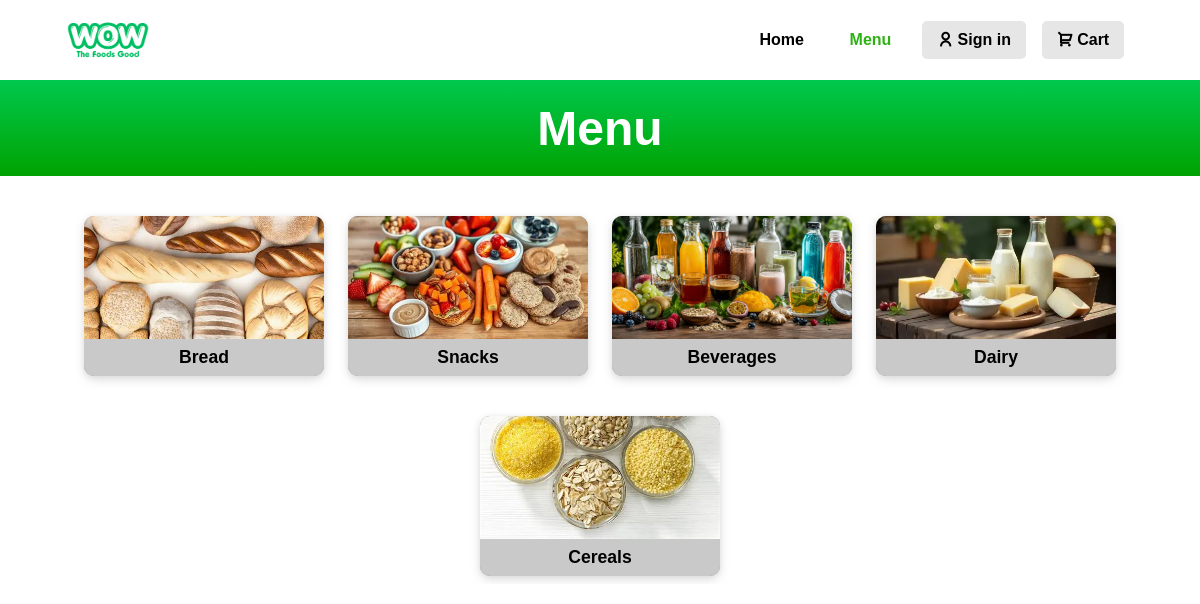
The page /menu on the database its author committed.
### tables this page shows
CREATE TABLE `Categories` (
  `category_id` INT,
  `category_name` VARCHAR(50),
  `description` TEXT(50),
  `image` VARCHAR(200),
  PRIMARY KEY (`category_id`)
);

### app.py (the view)
@website.route("/menu")
def menu_page():
    connect = get_db()
    c = connect.cursor()
    categories = c.execute(
        """
                            SELECT category_id, category_name, description, image as image_url
                            FROM Categories
                            ORDER BY category_id ASC
                            """
    ).fetchall()
    products = c.execute(
        """
                        SELECT p.product_id,
                            p.category_id,
                            c.category_name,
                            p.product_name,
                            p.price,
                            p.description,
                            p.image AS image_url,
                            p.stock
                        FROM Products AS p
                        LEFT JOIN Categories AS c
                            ON p.category_id = c.category_id
                        ORDER BY p.product_id ASC
                            """
    ).fetchall()
    connect.close()
    return render_template(
        "Menu.html",
        categories=categories,
        products=products,
        current_user=session.get("full_name"),
    )

### app.py (called while the page is built)
def get_db():
    conn = sqlite3.connect(DB_PATH)
    conn.row_factory = sqlite3.Row
    conn.execute("PRAGMA foreign_keys = ON")
    return conn

### templates/Menu.html (shortened to what this page needs)
<!doctype html>
<html lang="en">
<head>
    <link rel="stylesheet" href="{{ url_for('static', filename='Menu.css') }}">
    <link href="https://cdn.jsdelivr.net/npm/remixicon@4.9.0/fonts/remixicon.css" rel="stylesheet" />
</head>
    <body>
        <nav class = "nav">
            <a href="{{ url_for('home_page') }}">
                <img id="logo" src="{{ url_for('static', filename='logos/white w logo.png') }}" alt="wowfoods-logo">
            </a>
            <div class="nav-buttons">
                    <a href="{{ url_for('home_page') }}" id="navbutton" class="home">Home</a>
                    <a href="{{ url_for('menu_page') }}" id="navbutton" class="menu"><span class="tabselected">Menu</span></a>
                    {% if current_user %}
                        <a href="{{ url_for('accounts_page') }}" id="navbutton" class="calltoaction"><i class="ri-user-line" id="navi"></i>{{ current_user }}</a>
                    {% else %}
                        <a href="{{ url_for('signin_page') }}" id="navbutton" class="calltoaction"><i class="ri-user-line" id="navi"></i>Sign in</a>
                    {% endif %}
                    <a href="{{ url_for('cart_page') }}" id="navbutton" class="calltoaction"><i class="ri-shopping-cart-2-line" id="navi"></i>Cart</a>
            </div>
        </nav>
        <div>
            <div class="bgcolor">
                <h1>
                    Menu
                </h1>
            </div>
        </div>
        <div class="categorylist" id="categorylist">
            {% for category in categories %}
            <div class="categorycard" data-category-id="{{ category.category_id }}" onclick="movecategories(this)">
                <img src="{{ category.image_url }}" alt="{{ category.category_name }}">
                <div class ="categoryname">
                    {{ category.category_name }}
                </div>
            </div>
            {% endfor %}
        </div>
    </body>
</html>

### static/Menu.css (style rules this page uses)
:root { --bg: white; --card: white; --text: black; --nav: white; --hover: #d1d1d1; --maincolour: #36bd18; }
html, body { height: 100%; margin: 0; font-family: sans-serif; background: var(--bg); color: var(--text); }
.nav { margin: 0 auto; padding: 1rem 3rem; max-width: 90vw; background: var(--nav); display: flex; justify-content: space-between; align-items: center; flex-direction: row; }
#logo { height: 3rem; width: auto; vertical-align: middle; }
.nav-buttons { display: flex; text-align: right; visibility: visible; }
#navbutton { margin-right: 1rem; color: inherit; text-decoration: none; padding: 0.5rem 0.8rem; border: #ffffff00 2px solid; color: var(--text); font: bold 1rem sans-serif; }
.tabselected { color: rgb(45, 178, 19); }
.calltoaction { border-radius: 5px; background-color: var(--card); filter: brightness(0.9); transition: filter 0.2s ease, background-color 0.2s ease; }
#navi { margin-right: 4px; }
.bgcolor { background-color: chartreuse; font-size: clamp(20px, 2vw, 30px); height: 6rem; width: auto; margin: 0rem 0rem; background-image: linear-gradient( to bottom, rgba(0, 200, 78, 100), rgba(0, 163, 0, 100) ); align-items: center; display: flex; justify-content: center; grid-template-columns: auto; color: #ffffff; }
.categorylist { display: flex; justify-content: center; align-items: center; overflow: hidden; flex-wrap: wrap; gap: 1.5rem; margin: 2rem 0; max-width: 100%; transition: gap 0.6s ease; }
.categorycard { display: flex; flex-direction: column; justify-content: flex-end; align-items: stretch; margin: 0.5rem 0; height: 10rem; width: 15rem; flex: 0 0 15rem; background-color: rgb(146, 146, 146); border-radius: 10px; overflow: hidden; box-shadow: 0 4px 12px rgba(0, 0, 0, 0.1), 0 1.5px 6px rgba(0, 0, 0, 0.08); cursor: pointer; transition: height 0.6s ease, width 0.6s ease, margin 0.6s ease, flex-basis 0.6s ease, transform 0.6s ease; }
.categoryname { color: var(--text); background-color: rgb(202, 201, 201); padding: 0.5rem 0; width: 100%; display: flex; justify-content: center; align-items: center; font: bold 1.1rem sans-serif; }

### rows shown on the page
Categories: shows a picture, category_name "Bread"
Categories: shows a picture, category_name "Snacks"
Categories: shows a picture, category_name "Beverages"
Categories: shows a picture, category_name "Dairy"
Categories: shows a picture, category_name "Cereals"
